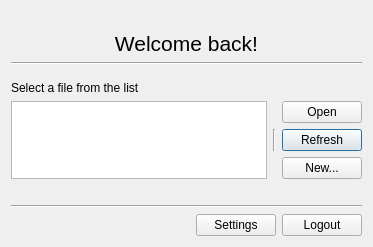
<?xml version="1.0" encoding="UTF-8"?>
<ui version="4.0">
 <class>WelcomeWin</class>
 <widget class="QDialog" name="WelcomeWin">
  <property name="geometry">
   <rect>
    <x>0</x>
    <y>0</y>
    <width>621</width>
    <height>711</height>
   </rect>
  </property>
  <property name="sizePolicy">
   <sizepolicy hsizetype="Fixed" vsizetype="Fixed">
    <horstretch>0</horstretch>
    <verstretch>0</verstretch>
   </sizepolicy>
  </property>
  <property name="minimumSize">
   <size>
    <width>290</width>
    <height>368</height>
   </size>
  </property>
  <property name="windowTitle">
   <string>File choice</string>
  </property>
  <layout class="QVBoxLayout" name="verticalLayout">
   <property name="sizeConstraint">
    <enum>QLayout::SetFixedSize</enum>
   </property>
   <item>
    <widget class="QLabel" name="ProfilePicture">
     <property name="sizePolicy">
      <sizepolicy hsizetype="Preferred" vsizetype="Expanding">
       <horstretch>0</horstretch>
       <verstretch>0</verstretch>
      </sizepolicy>
     </property>
     <property name="text">
      <string/>
     </property>
     <property name="alignment">
      <set>Qt::AlignCenter</set>
     </property>
    </widget>
   </item>
   <item>
    <widget class="QLabel" name="WelcomeLabel">
     <property name="font">
      <font>
       <pointsize>16</pointsize>
      </font>
     </property>
     <property name="text">
      <string>Welcome back!</string>
     </property>
     <property name="alignment">
      <set>Qt::AlignCenter</set>
     </property>
    </widget>
   </item>
   <item>
    <widget class="Line" name="line">
     <property name="orientation">
      <enum>Qt::Horizontal</enum>
     </property>
    </widget>
   </item>
   <item>
    <layout class="QHBoxLayout" name="horizontalLayout">
     <property name="topMargin">
      <number>0</number>
     </property>
     <item>
      <layout class="QGridLayout" name="gridLayout_2">
       <property name="topMargin">
        <number>10</number>
       </property>
       <property name="bottomMargin">
        <number>20</number>
       </property>
       <item row="1" column="0" rowspan="3">
        <widget class="QTableView" name="OpenTable"/>
       </item>
       <item row="2" column="2">
        <widget class="QPushButton" name="OpenButton">
         <property name="text">
          <string>Refresh</string>
         </property>
        </widget>
       </item>
       <item row="0" column="0">
        <widget class="QLabel" name="TableLabel">
         <property name="text">
          <string>Select a file from the list</string>
         </property>
        </widget>
       </item>
       <item row="3" column="2">
        <widget class="QPushButton" name="NewButton">
         <property name="text">
          <string>New...</string>
         </property>
        </widget>
       </item>
       <item row="1" column="2">
        <widget class="QPushButton" name="Refresh">
         <property name="text">
          <string>Open</string>
         </property>
        </widget>
       </item>
       <item row="2" column="1">
        <widget class="Line" name="line_3">
         <property name="orientation">
          <enum>Qt::Vertical</enum>
         </property>
        </widget>
       </item>
      </layout>
     </item>
    </layout>
   </item>
   <item>
    <widget class="Line" name="line_2">
     <property name="orientation">
      <enum>Qt::Horizontal</enum>
     </property>
    </widget>
   </item>
   <item>
    <layout class="QHBoxLayout" name="horizontalLayout_3">
     <item>
      <spacer name="horizontalSpacer">
       <property name="orientation">
        <enum>Qt::Horizontal</enum>
       </property>
       <property name="sizeHint" stdset="0">
        <size>
         <width>40</width>
         <height>20</height>
        </size>
       </property>
      </spacer>
     </item>
     <item>
      <widget class="QPushButton" name="SettingsButton">
       <property name="text">
        <string>Settings</string>
       </property>
       <property name="icon">
        <iconset resource="icons.qrc">
         <normaloff>:/misc/themes/material/settings.png</normaloff>:/misc/themes/material/settings.png</iconset>
       </property>
      </widget>
     </item>
     <item>
      <widget class="QPushButton" name="LogoutButton">
       <property name="sizePolicy">
        <sizepolicy hsizetype="Fixed" vsizetype="Fixed">
         <horstretch>0</horstretch>
         <verstretch>0</verstretch>
        </sizepolicy>
       </property>
       <property name="maximumSize">
        <size>
         <width>16777206</width>
         <height>16777215</height>
        </size>
       </property>
       <property name="text">
        <string>Logout</string>
       </property>
      </widget>
     </item>
    </layout>
   </item>
  </layout>
 </widget>
 <resources>
  <include location="icons.qrc"/>
 </resources>
 <connections/>
</ui>
